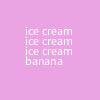
Frame 1 (no input)
Frame 60 (the mouse pressed at the canvas centre just before this capture): identical to frame 1, image omitted
Frame 120 (the mouse held since frame 60 and released just before this capture): identical to frame 1, image omitted

The Processing sketch that drew this single still picture (run headless with seeded random() and noise(); from frame 60 on, the mouse is pressed at the canvas centre):

// Processing sketch: BananaSplit
// ── BananaSplit.pde
int Ice = 25;
int Cream = 25;

void setup() {
  size (100,100);
}

void draw() {
  background(#EAA3E3);
  for (int i = 1; i <= 3; i++) {
    text("ice cream", Ice, Cream +10*i);
  }
  text("banana", 25, 65);
}
